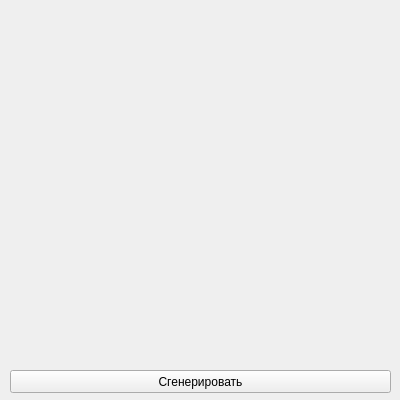
<?xml version="1.0" encoding="UTF-8"?>
<ui version="4.0">
 <class>Form</class>
 <widget class="QWidget" name="Form">
  <property name="geometry">
   <rect>
    <x>0</x>
    <y>0</y>
    <width>400</width>
    <height>400</height>
   </rect>
  </property>
  <property name="windowTitle">
   <string>Жёлтые круги</string>
  </property>
  <widget class="QPushButton" name="pushButton">
   <property name="geometry">
    <rect>
     <x>10</x>
     <y>370</y>
     <width>381</width>
     <height>23</height>
    </rect>
   </property>
   <property name="text">
    <string>Сгенерировать</string>
   </property>
  </widget>
 </widget>
 <resources/>
 <connections/>
</ui>
